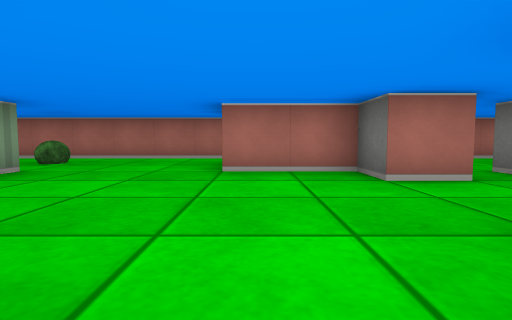
view 1 (above)

16 first-person views from a walk through a cub3D maze. The camera is about half as high as the walls, tilts 4° down and sees 80° across. The floor is counted in squares. Each view is taken from the middle of a square. On the plan, view 1 faces up. The plan holds only what a view shows up to about 9 squares ahead; the rest is blank.

view 2
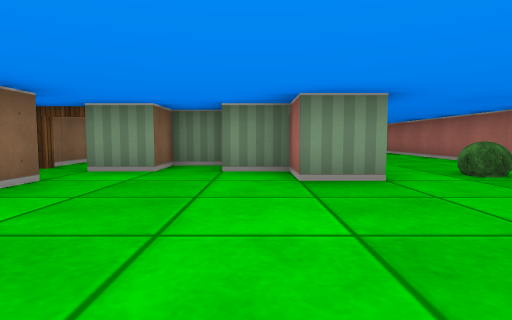

view 3
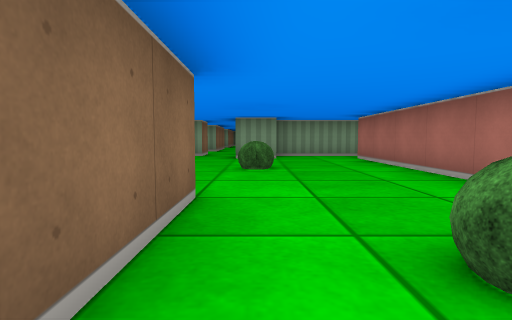

view 4
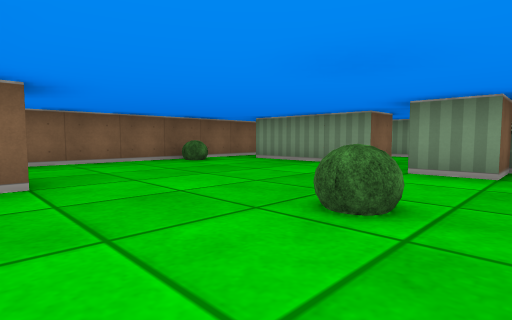

view 5
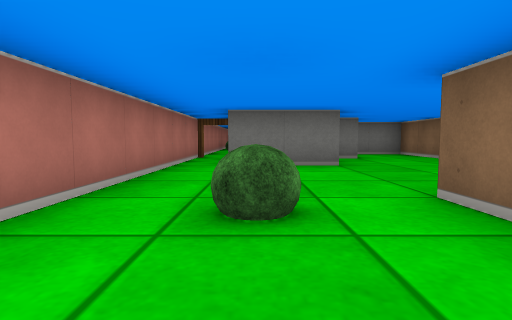

view 6
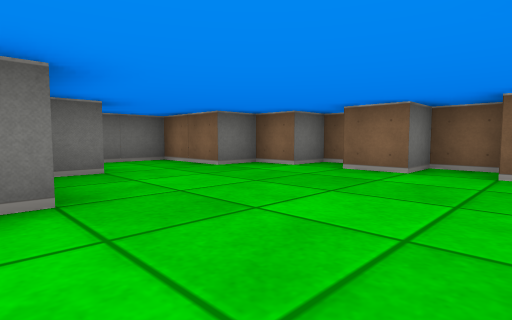

view 7
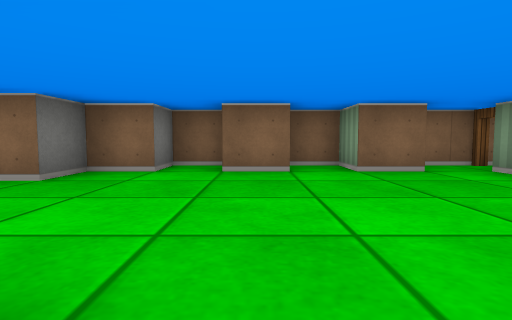

view 8
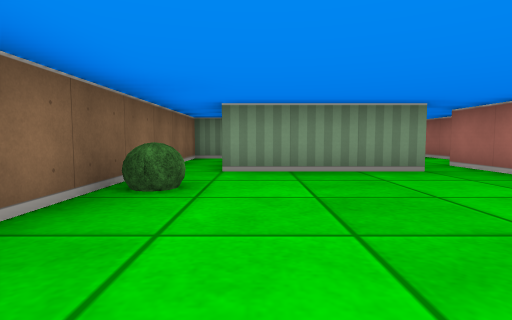

view 9
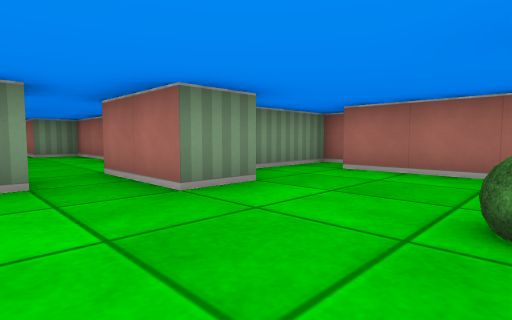

view 10
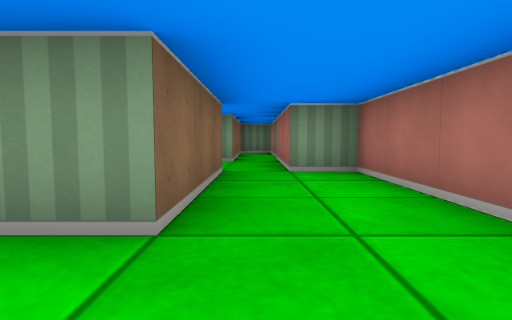

view 11
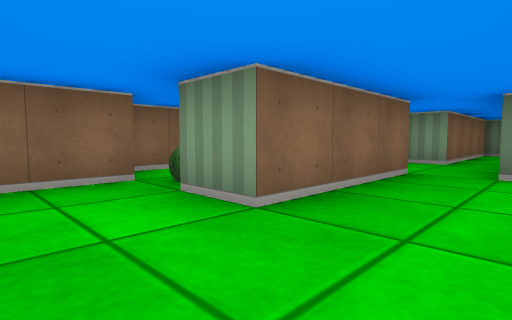

view 12
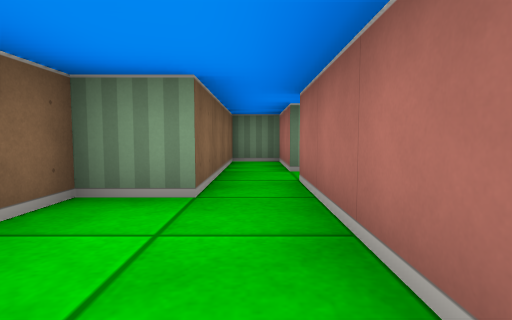

view 13
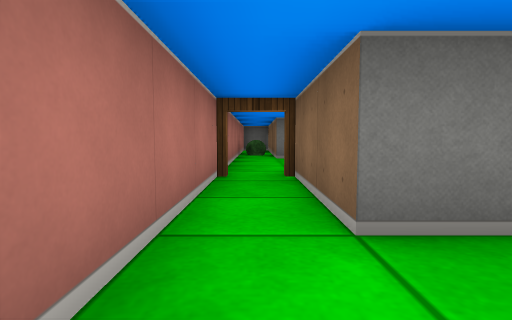

view 14
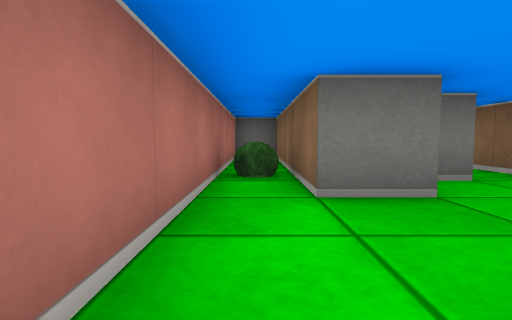

view 15
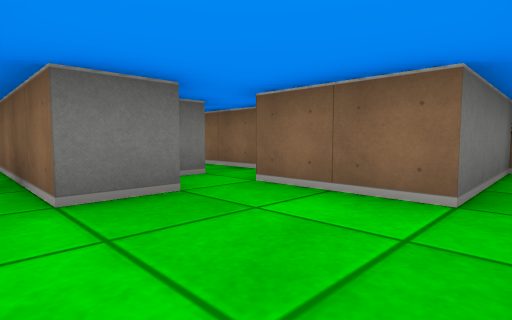

view 16
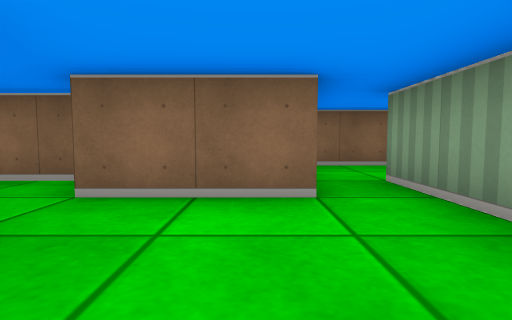

### Floor plan
Ten units are one square. View 1 is at (0, 0); x grows to the right and y downward. Boxes are objects, and circles mark ways between rooms. Rooms are numbered by the first view taken in them; rooms with no view inside come last. Other rooms are left out.
<svg viewBox="-240 -90 341 100">
<path fill="none" stroke="#000" d="M-55 -45 -35 -45 -35 -35 -45 -35 -45 -25M-55 -25 -55 -15M-45 -15 -45 -5M-36 -5 -25 -5 -25 5 -15 5 -15 -5 -5 -5M-126 -35 -115 -35 -115 -5M-110 -85 -115 -85 -115 -55 -105 -55 -105 -45 -125 -45M-5 5 5 5 5 -5 15 -5 15 -15 25 -15M25 -35 15 -35 15 -45 -5 -45 -5 -65 21 -65M20 -75 -105 -75M-145 -2 -145 5 -40 5M-140 -55 -165 -55M-164 -35 -145 -35 -145 -25M-146 -15 -132 -15M-175 -55 -175 -45M-158 -5 -149 -5M-176 -35 -164 -35M-175 -45 -205 -45M-215 -45 -235 -45 -235 -35 -195 -35 -195 -25 -188 -25M-165 -55 -175 -55M55 -54 55 -65 96 -65M25 -52 25 -35M35 -35 35 -45 55 -45M88 -75 20 -75M25 -15 35 -15 35 -35"/>
<rect x="-105" y="-5" width="10" height="10" fill="#bbb"><title>bush</title></rect>
<rect x="-85" y="-55" width="10" height="10" fill="#bbb"><title>bush</title></rect>
<rect x="-45" y="-65" width="10" height="10" fill="#bbb"><title>bush</title></rect>
<rect x="-155" y="-25" width="10" height="10" fill="#bbb"><title>bush</title></rect>
<rect x="65" y="-75" width="10" height="10" fill="#bbb"><title>bush</title></rect>
<circle cx="-120" cy="-40" r="3" fill="#2a7"/>
<circle cx="20" cy="-70" r="3" fill="#2a7"/>
<circle cx="20" cy="-25" r="3" fill="#2a7"/>
<circle cx="-160" cy="-40" r="3" fill="#2a7"/>
<circle cx="30" cy="-40" r="3" fill="#2a7"/>
<text x="-60" y="-40">1</text>
<text x="-140" y="-40">2</text>
<text x="-190" y="-40">3</text>
<text x="40" y="-60">4</text>
<text x="30" y="-30">5</text>
</svg>
Room 1 opens to room 2. Room 1 opens to room 4. Room 1 opens to room 5. Room 2 opens to room 3. Room 4 opens to room 5.

Where each view was taken, in squares from view 1:
view 1: 0 up, 0 right, facing up
view 2: 3 up, 0 right, facing left
view 3: 5 up, 3 left, facing left
view 4: 6 up, 6 left, facing down-left
view 5: 6 up, 6 left, facing right
view 6: 5 up, 3 left, facing down-right
view 7: 5 up, 1 left, facing down
view 8: 1 up, 7 left, facing left
view 9: 3 up, 8 left, facing up-left
view 10: 4 up, 13 left, facing left
view 11: 5 up, 13 left, facing down-left
view 12: 4 up, 17 left, facing left
view 13: 7 up, 2 left, facing right
view 14: 7 up, 3 right, facing right
view 15: 7 up, 3 right, facing down-right
view 16: 7 up, 4 right, facing down
